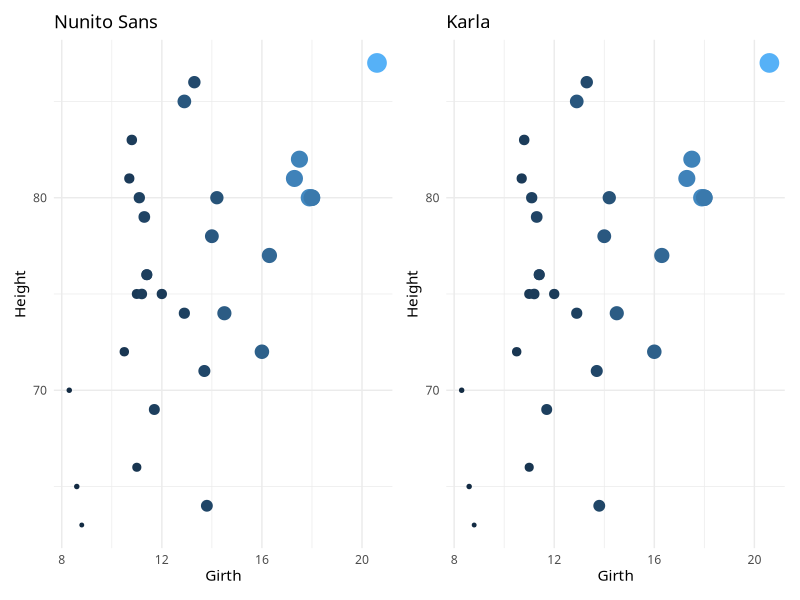

Source code (R):
## ---- chunk 1
knitr::opts_chunk$set(echo = TRUE, dev = "ragg_png", dpi = 400)
## ---- chunk 2
library(dplyr)
library(ggplot2)
library(patchwork)
## ---- chunk 3
#| code-fold: true
#| fig-width: 6
#| fig-height: 3
#| out-width: "100%"

p1 <- trees |>
  ggplot(aes(
    x = Girth,
    y = Height,
    size = Volume,
    colour = Volume
  )) +
  geom_point() +
  labs(title = "Nunito Sans") +
  theme_minimal() +
  theme(text = element_text(family = "Nunito Sans"), legend.position = "none")
p2 <- trees |>
  ggplot(aes(
    x = Girth,
    y = Height,
    size = Volume,
    colour = Volume
  )) +
  geom_point() +
  labs(title = "Karla") +
  theme_minimal() +
  theme(text = element_text(family = "Karla"), legend.position = "none")
p1 | p2
